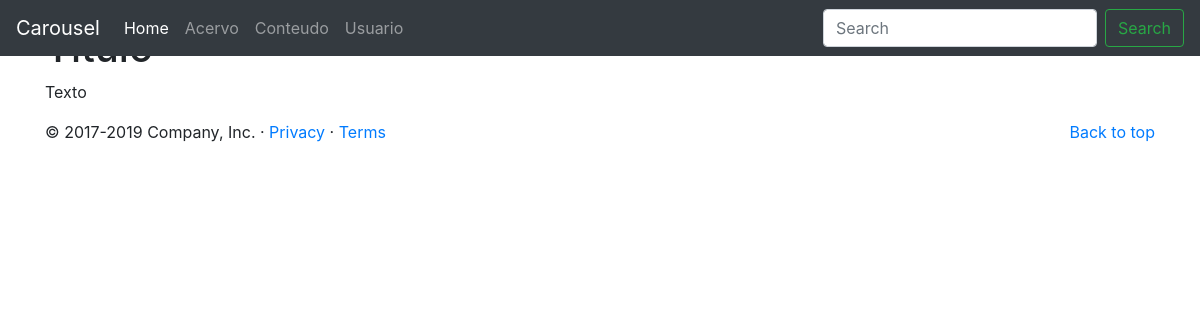
Page /cms/detalhes.php?id=2 on the committed database.
### tables this page shows
CREATE TABLE `sessao` (
  `id` int(11) NOT NULL,
  `nome` varchar(45) NOT NULL,
  `ativo` bit(1) NOT NULL DEFAULT b'1'
);

### cms/app.php (called while the page is built, shortened)
<?php
	function abrirConexao() {
		$cnn = mysqli_connect(SERVIDOR, USUARIO, SENHA, BD);
		return $cnn;
	}
	function listar($cnn, $sql) {
		$list = NULL;
		$query = mysqli_query($cnn, $sql);
		while($r = mysqli_fetch_assoc($query)) {
			$list[] = $r;
		}
		return $list;
	}
	function listarSessao($ativo) {
		$cnn = abrirConexao();
		$sql = "SELECT id, nome, ativo FROM sessao";
		if(!is_null($ativo)) {
			if($ativo) {
				$sql .= " WHERE ativo = 1";
			} else {
				$sql .= " WHERE ativo = 0";
			}
		}
		$arr = listar($cnn, $sql);
		return $arr;
	}
	function listarAcervo($idConteudo) {
		$cnn = abrirConexao();
		$sql = "SELECT * FROM acervo ";
		if(!is_null($idConteudo)) {
			$idConteudo = mysqli_real_escape_string($cnn, $idConteudo);
			$sql .= " WHERE conteudo_id = $idConteudo ";
		}
		$sql .= " ORDER BY ordem ASC, id DESC ";
		$arr = listar($cnn, $sql);
		return $arr;
	}
?>

### cms/detalhes.php (the view, shortened to what this page needs)
<?php
	require_once("inc/header.php");
	$acervo = listarAcervo($_GET["id"]);
?>
<div id="myCarousel" class="carousel slide" data-ride="carousel">
    <ol class="carousel-indicators">
    </ol>
    <div class="carousel-inner">
		<?php
			$primeiro = TRUE;
			foreach($acervo as $a) {
		?>
      <div class="carousel-item <?php if($primeiro) { echo "active"; $primeiro = FALSE; } ?>" >
      </div>
		<?php
			}
		?>
    </div>
    <a class="carousel-control-prev" href="#myCarousel" role="button" data-slide="prev">
    </a>
    <a class="carousel-control-next" href="#myCarousel" role="button" data-slide="next">
    </a>
  </div>
  <div class="container marketing">
    <h1>Titulo</h1>
	<p>Texto</p>
  </div>
 <?php require_once("inc/footer.php"); ?>

### cms/inc/header.php (shortened to what this page needs)
<?php require_once("app.php"); ?>
<!doctype html>
<html lang="en">
  <head>
<link href="https://getbootstrap.com/docs/4.3/dist/css/bootstrap.min.css" rel="stylesheet">
    <link href="https://getbootstrap.com/docs/4.3/examples/carousel/carousel.css" rel="stylesheet">
  </head>
  <body>
    <header>
  <nav class="navbar navbar-expand-md navbar-dark fixed-top bg-dark">
    <a class="navbar-brand" href="#">Carousel</a>
    <div class="collapse navbar-collapse" id="navbarCollapse">
      <ul class="navbar-nav mr-auto">
        <li class="nav-item active">
          <a class="nav-link" href="index.php">Home</a>
        </li>
		<?php
			$sessoes = listarSessao(TRUE);
			foreach($sessoes as $i) {
		?>
        <li class="nav-item">
          <a class="nav-link" href="list.php?id=<?=$i["id"]?>"><?=$i["nome"]?></a>
        </li>
		<?php
			}
		?>
      </ul>
      <form class="form-inline mt-2 mt-md-0">
        <input class="form-control mr-sm-2" type="text" placeholder="Search" aria-label="Search">
        <button class="btn btn-outline-success my-2 my-sm-0" type="submit">Search</button>
      </form>
    </div>
  </nav>
</header>
<main role="main">

### rows in the picture
sessao: nome "Acervo"
sessao: nome "Conteudo"
sessao: nome "Usuario"
